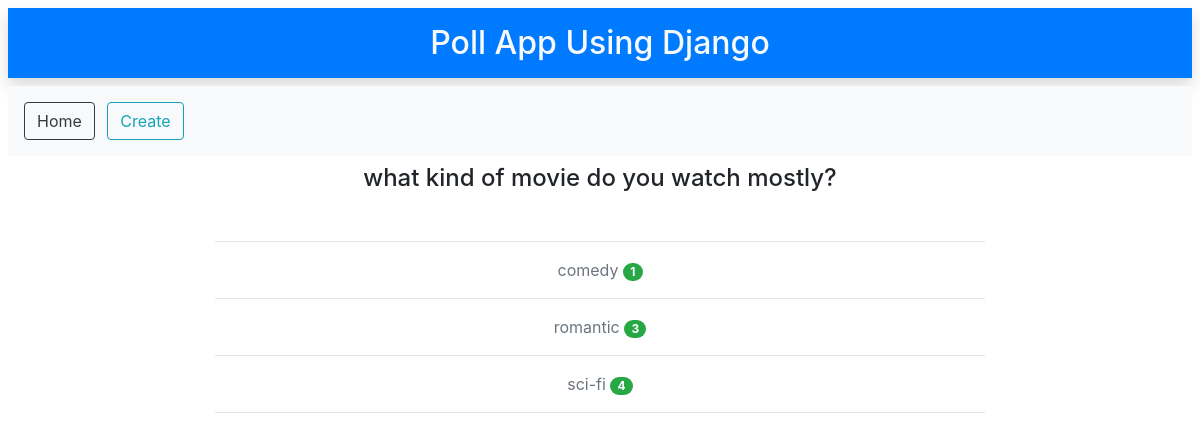
/result/2, run on an earlier commit of the app's database.
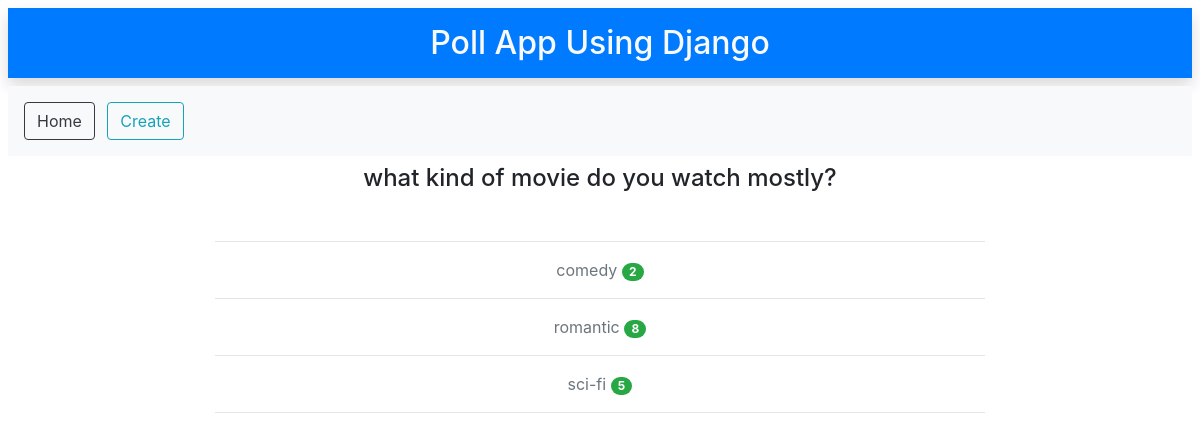
And on a later commit of the database.
### poll/models.py (models this page shows, shortened)
class Poll( models.Model ):
    question = models.TextField()
    option_1 = models.CharField( max_length=100, help_text='option 1' )
    option_2 = models.CharField( max_length=100, help_text='option 2' )
    option_3 = models.CharField( max_length=100, help_text='option 3' )
    option_1_counter = models.IntegerField( default=0, help_text='counter for option 1' )
    option_2_counter = models.IntegerField( default=0, help_text='counter for option 2' )
    option_3_counter = models.IntegerField( default=0, help_text='counter for option 3' )

### poll/views.py (the view)
# urls.py: path( 'result/<int:poll_id>', result, name='result' ),
def result(request, poll_id):
    poll = Poll.objects.filter( id=poll_id ).first()
    if poll is None:
        return redirect( 'poll:home' )
    context = {'title': 'result | PollApp', 'poll': poll}
    return render( request, 'poll/result.html', context )

### poll/templates/poll/result.html (shortened to what this page needs)
{% extends 'shared/_MainLayout.html' %}
{% block content %}
    <div class="col-md-8 offset-md-2">
        <h4 class="text-center">{{ poll.question }}</h4>
        <br>
        <hr>
        <p class="text-center text-secondary">{{ poll.option_1 }}
            <span class="badge badge-pill badge-success">{{ poll.option_1_counter }}</span>
        </p>
        <hr>
        <p class="text-center text-secondary">{{ poll.option_2 }}
            <span class="badge badge-pill badge-success">{{ poll.option_2_counter }}</span>
        </p>
        <hr>
        <p class="text-center text-secondary">{{ poll.option_3 }}
            <span class="badge badge-pill badge-success">{{ poll.option_3_counter }}</span>
        </p>
        <hr>
    </div>
{% endblock %}

What changed in the data, as far as the page shows it:
changed Poll "what kind of movie do you watch mostly?": option_1_counter "1" → "2"; option_2_counter "3" → "8"; option_3_counter "4" → "5"
